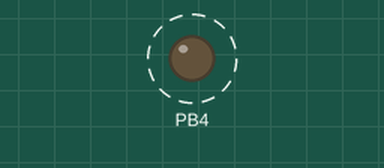
This sketch was run on a simulated ATtiny85, built with avr-gcc and run on an emulated ATtiny85. Shown: output pins drawn as LEDs (lit = HIGH). Dashed ring = blinking.

Above: at 0.25 s.
Timing chart, 0 to 3.0 s (numbered marks = the images above):
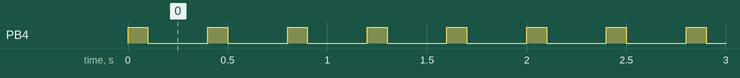

Measured:
- by itself, PB4: alternates HIGH for 0.10 s and LOW for 0.30 s

The sketch:

DC_Motor_using_arduino.ino
```cpp
void setup() {
  // put your setup code here, to run once:
  pinMode(4,OUTPUT);
  pinMode(13,OUTPUT);


}

void loop() {
  // put your main code here, to run repeatedly:

digitalWrite(4,HIGH);
  delay(100);
  digitalWrite(4,LOW);
  delay(100);
  digitalWrite(13,LOW);
  delay(100);
  digitalWrite(13,HIGH);
  delay(100);


}
```

DC_Motor.c
```cpp
/*
 * GccApplication1.c
 *
 * Created: 5/15/2019 1:24:11 AM
 * Author : user
 */
#ifndef F_CPU
#include <avr/io.h>
#define F_CPU 16000000UL
#endif
#include <util/delay.h>


int main(void)
{
	DDRB=0XFF;

    /* Replace with your application code */
    while (1)
    {
		PORTB=(1<<PB1);
		PORTB=(0<<PB2);
		_delay_ms(100);
		PORTB=(0<<PB1);
		PORTB=(1<<PB2);
		_delay_ms(100);


    }
}
```
